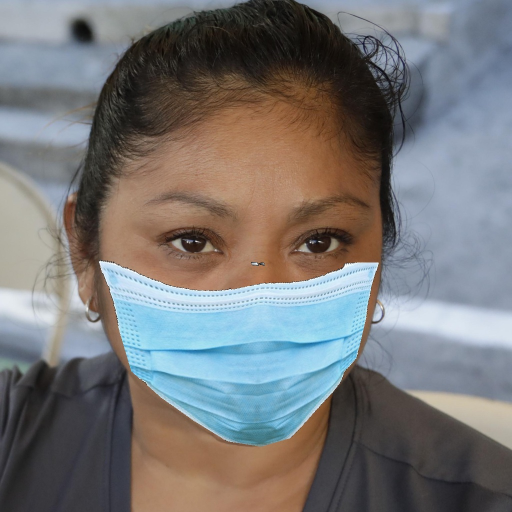
#> input picture with_mask/00002_Mask.jpg, 1024 x 1024 px (shown at 1/2 size); its folder holds only this picture in this run
$ jupyter execute withmask.ipynb
#> lines starting #> are read from the running program, lines starting #| are printed output that depends on the picture; after the words box and inside, x2 and y2 are one past the last pixel; in counts of white or black regions, pixels touching at a corner belong together
[cell 1]
import cv2
import numpy as np
import matplotlib.pyplot as plt
import glob

[cell 2]
haar_data= cv2.CascadeClassifier('haarcascade.xml')

[cell 3]
path = glob.glob(r'C:\Users\hp\OneDrive\Desktop\mask detect\with_mask\*.jpg')
data = []

[cell 4]
for img in path:
    png = cv2.imread(img)
#> png is the input picture: shape (1024, 1024, 3); mean B, G, R 118.9, 118.5, 119.2
    faces = haar_data.detectMultiScale(png)
#> faces = [[136, 239, 673, 673]]
    for x,y,w,h in faces:
        cv2.rectangle(png,(x,y),(x+w,y+h),(255,0,255),4)
        face = png[y:y+h, x:x+w, :]
        face = cv2.resize(face,(224,224))
        data.append(face)
#> this loop made 1 pass
#> pass 1, `face = png[y:y+h, x:x+w, :]`:
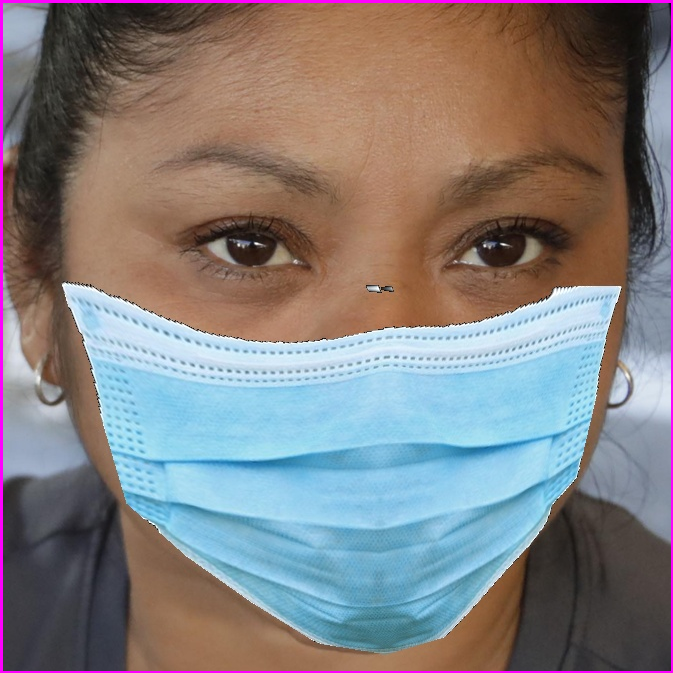
#> face: shape (673, 673, 3); mean B, G, R 126.9, 125.8, 130.6
#> after the loop:
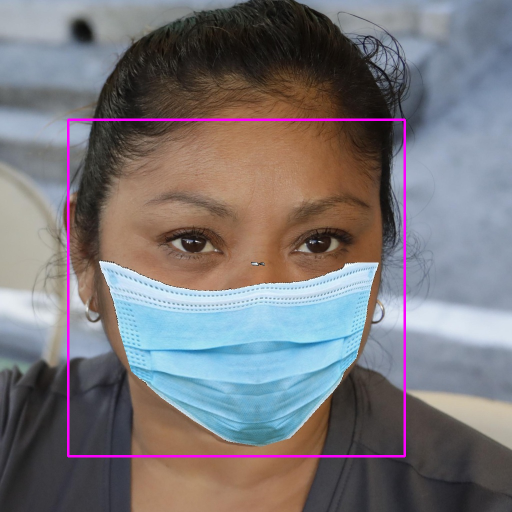
#> png: shape (1024, 1024, 3) (shown at 1/2 size); 1.28% of pixels changed, all inside (x1, y1, x2, y2) = (134, 237, 812, 915)
#> after the loop, data = 1 item

$ run again, on with_mask/00067_Mask.jpg
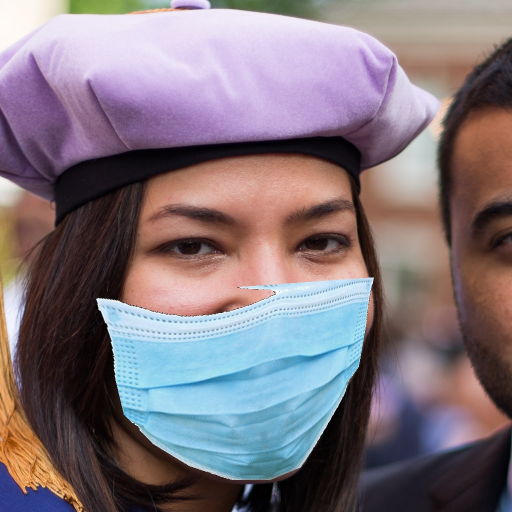
#> input picture with_mask/00067_Mask.jpg, 1024 x 1024 px (shown at 1/2 size)
#> png is the input picture: shape (1024, 1024, 3); mean B, G, R 124.6, 116.9, 129
#> faces = [[154, 225, 697, 697]]
#> the loop `for x,y,w,h in faces:` made 1 pass
#> pass 1, `face = png[y:y+h, x:x+w, :]`:
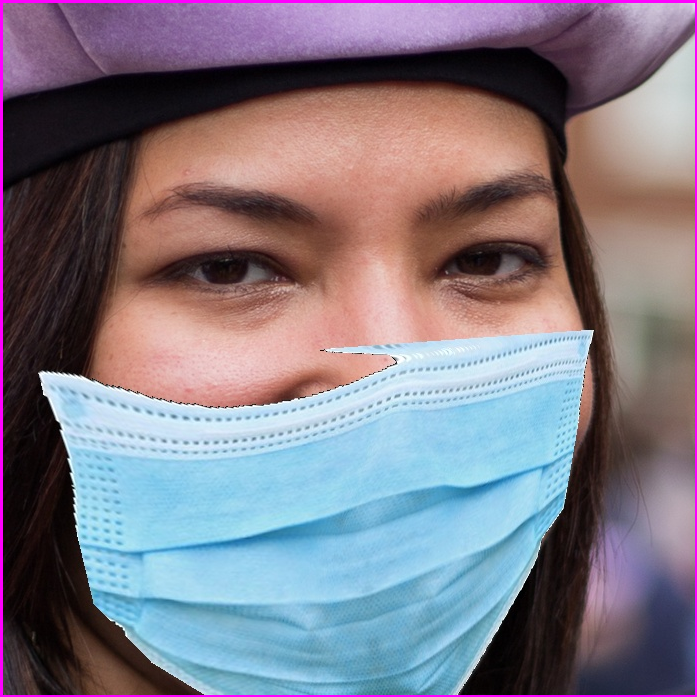
#> face: shape (697, 697, 3); mean B, G, R 133.5, 121.5, 128.3
#> after the loop `for x,y,w,h in faces:`:
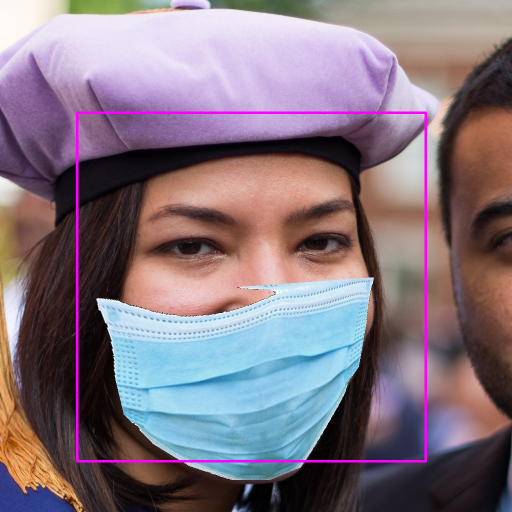
#> png: shape (1024, 1024, 3) (shown at 1/2 size); 1.33% of pixels changed, all inside (x1, y1, x2, y2) = (152, 223, 854, 925)
#> after the loop `for x,y,w,h in faces:`: data = 1 item

$ run again, on with_mask/00079_Mask.jpg
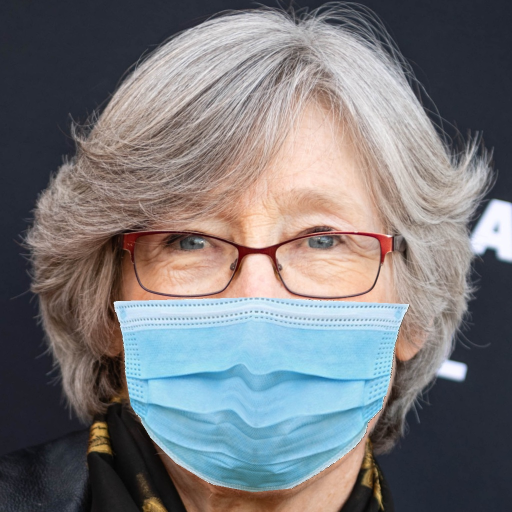
#> input picture with_mask/00079_Mask.jpg, 1024 x 1024 px (shown at 1/2 size)
#> png is the input picture: shape (1024, 1024, 3); mean B, G, R 122.6, 119.6, 120.1
#> faces = [[148, 184, 769, 769]]
#> the loop `for x,y,w,h in faces:` made 1 pass
#> pass 1, `face = png[y:y+h, x:x+w, :]`:
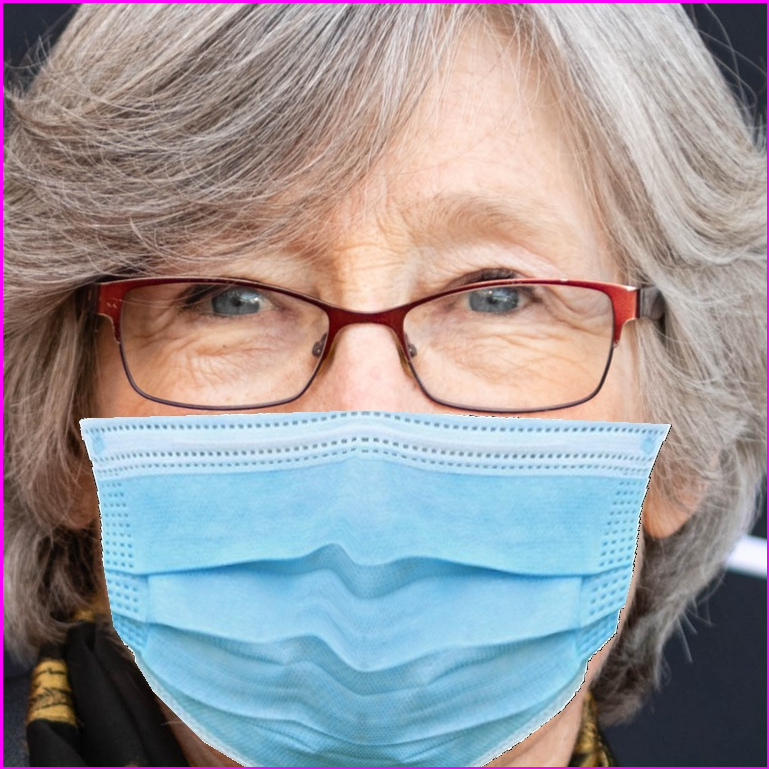
#> face: shape (769, 769, 3); mean B, G, R 155.5, 151.2, 154.5
#> after the loop `for x,y,w,h in faces:`:
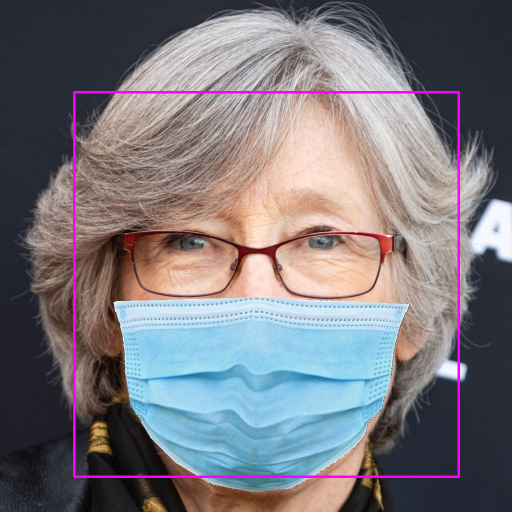
#> png: shape (1024, 1024, 3) (shown at 1/2 size); 1.47% of pixels changed, all inside (x1, y1, x2, y2) = (146, 182, 920, 956)
#> after the loop `for x,y,w,h in faces:`: data = 1 item

$ run again, on with_mask/00100_Mask.jpg
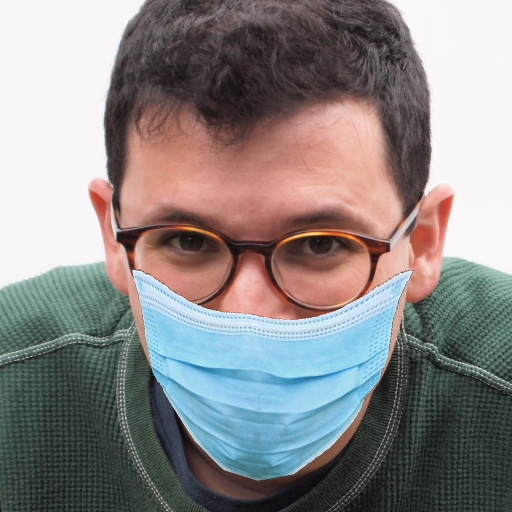
#> input picture with_mask/00100_Mask.jpg, 1024 x 1024 px (shown at 1/2 size)
#> png is the input picture: shape (1024, 1024, 3); mean B, G, R 133.7, 134.6, 138.2
#> faces = [[136, 215, 719, 719]]
#> the loop `for x,y,w,h in faces:` made 1 pass
#> pass 1, `face = png[y:y+h, x:x+w, :]`:
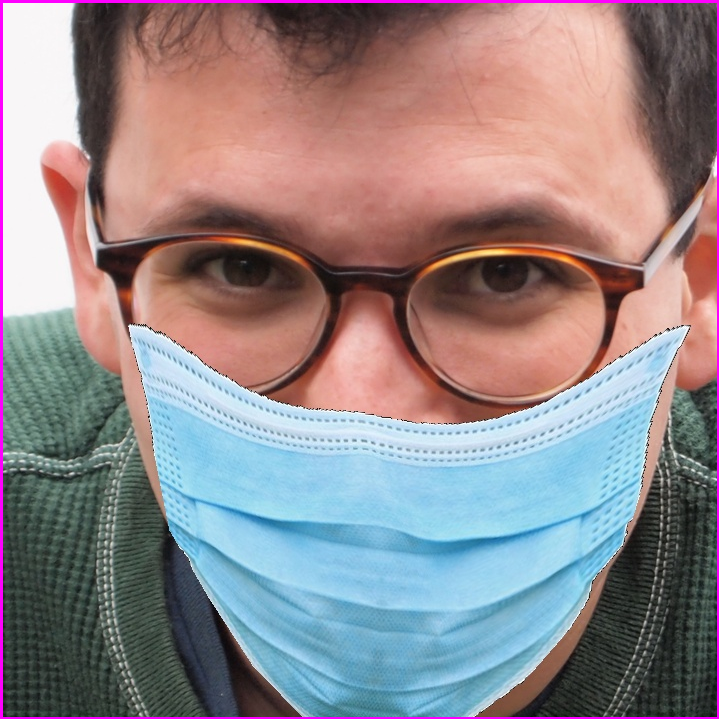
#> face: shape (719, 719, 3); mean B, G, R 137.7, 134, 145.8
#> after the loop `for x,y,w,h in faces:`:
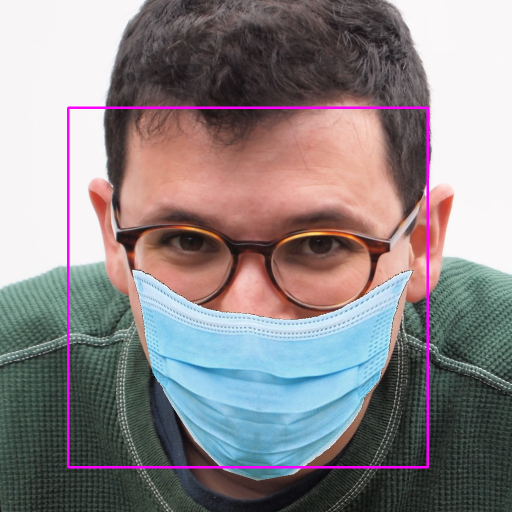
#> png: shape (1024, 1024, 3) (shown at 1/2 size); 1.37% of pixels changed, all inside (x1, y1, x2, y2) = (134, 213, 858, 937)
#> after the loop `for x,y,w,h in faces:`: data = 1 item

$ run again, on with_mask/00009_Mask.jpg
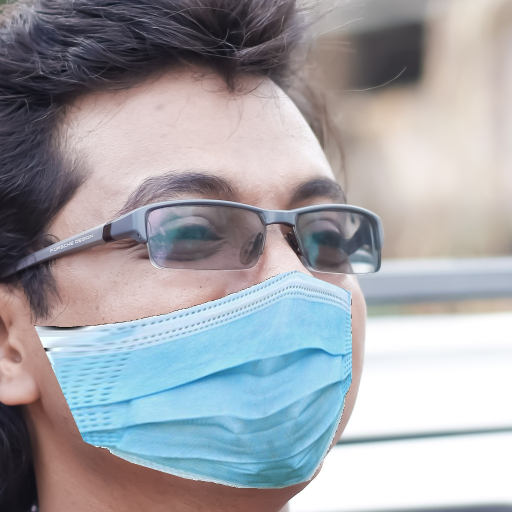
#> input picture with_mask/00009_Mask.jpg, 1024 x 1024 px (shown at 1/2 size)
#> png is the input picture: shape (1024, 1024, 3); mean B, G, R 168.7, 163.4, 162.2
#> faces = [[15, 637, 54, 54]]
#> the loop `for x,y,w,h in faces:` made 1 pass
#> pass 1, `face = cv2.resize(face,(224,224))`:
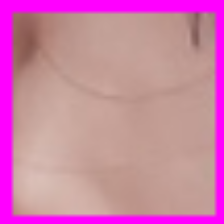
#> face: shape (224, 224, 3); mean B, G, R 166.3, 128.6, 203.7
#> after the loop `for x,y,w,h in faces:`:
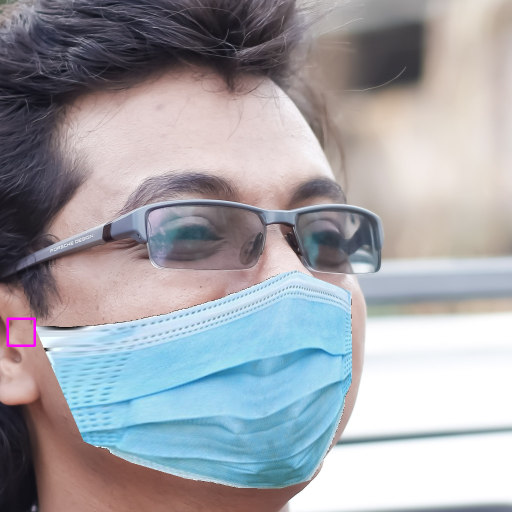
#> png: shape (1024, 1024, 3) (shown at 1/2 size); 0.1% of pixels changed, all inside (x1, y1, x2, y2) = (13, 635, 72, 694)
#> after the loop `for x,y,w,h in faces:`: data = 1 item
